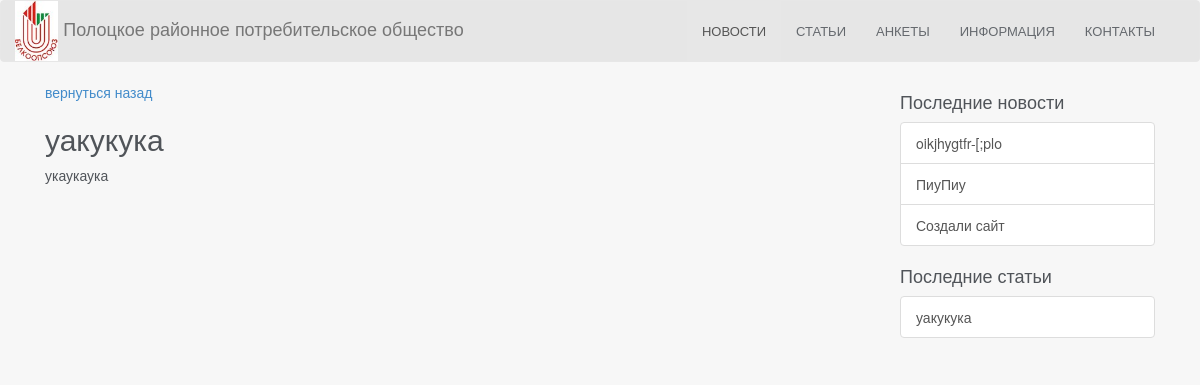
Page /modules/articles/view.php?id=1 on the committed database.
### tables this page shows
CREATE TABLE IF NOT EXISTS `articles` (
  `id` int(11) NOT NULL AUTO_INCREMENT,
  `title` varchar(250) NOT NULL,
  `content` text NOT NULL,
  `time` int(11) NOT NULL,
  PRIMARY KEY (`id`)
);

CREATE TABLE IF NOT EXISTS `news` (
  `id` int(11) NOT NULL AUTO_INCREMENT,
  `title` varchar(250) NOT NULL,
  `content` text NOT NULL,
  `time` int(11) NOT NULL,
  PRIMARY KEY (`id`)
);

### modules/articles/view.php (the view, shortened to what this page needs)
<?php
	if (isset($_GET['id']))
	{
		if(is_numeric($_GET['id']))
		{
			$query = mysql_query("SELECT * FROM articles WHERE id = '{$_GET['id']}' LIMIT 1");
			$myrow = mysql_fetch_assoc($query);
		}
	}
    else
        header("Location: manage.php");
?>
<html>
<head>
    <link rel="stylesheet" href="/js/extensions/bootstrap/css/bootstrap.min.css">
</head>
<body>
<nav class="navbar navbar-default" role="navigation">
    <div class="container">
        <div class="navbar-header">
            <a class="navbar-brand" href="/"><img src="/images/logo.jpg"> Полоцкое районное потребительское общество</a>
        </div>
        <div class="collapse navbar-collapse" id="bs-example-navbar-collapse-1">
            <?php include($_SERVER['DOCUMENT_ROOT'].'/include/userMenu.php') ?>
        </div>
    </div>
</nav>
<div class="container">
    <div class="col-md-9">
        <a href="/modules/articles">вернуться назад</a><br>
        <h2><?=$myrow['title']?></h2>
        <p><?=$myrow['content']?></p>
    </div>
    <div class="col-md-3">
        <?php
        $rows = mysql_query("SELECT * FROM news ORDER BY time DESC LIMIT 5");
        if(mysql_num_rows($rows)):
            ?>
            <h4>Последние новости</h4>
            <div class="list-group">
                <?php while($row = mysql_fetch_assoc($rows)): ?>
                    <a href="/modules/news/view.php?id=<?=$row['id']?>" class="list-group-item"><?=$row['title']?></a>
                <?php endwhile; ?>
            </div>
        <?php endif; ?>
        <?php
        $rows = mysql_query("SELECT * FROM articles ORDER BY time DESC LIMIT 5");
        if(mysql_num_rows($rows)):
            ?>
            <h4>Последние статьи</h4>
            <div class="list-group">
                <?php while($row = mysql_fetch_assoc($rows)): ?>
                    <a href="/modules/news/view.php?id=<?=$row['id']?>" class="list-group-item"><?=$row['title']?></a>
                <?php endwhile; ?>
            </div>
        <?php endif; ?>
    </div>
</div>
</body>
</html>

### modules/articles/view.php (style rules this page uses)
body { background-color: #F7F7F7; color: #505459; }
.navbar { background-color: #E6E6E6; }
.navbar-brand { padding:0; display: inline-block; }
.navbar-brand img { height:60px; }

### rows in the picture
articles: title "уакукука", content "укаукаука"
news: title "oikjhygtfr-[;plo"
news: title "ПиуПиу"
news: title "Создали сайт"
